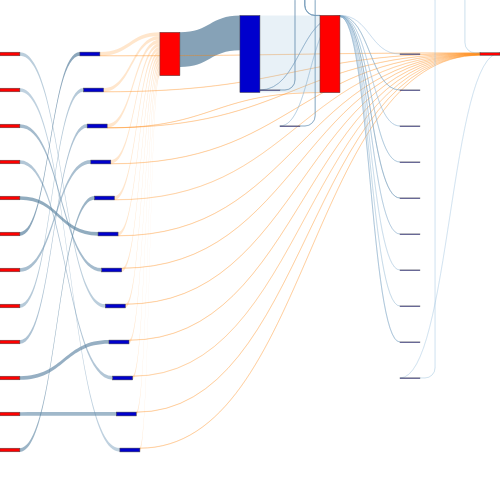

Notebook cell for this chart:
### Code cell
label_on=False # True False Partial

vfd_nodes, vfd_nodes_dict = vfd2sk.get_nodes_for_sankey(G_VFD, rm_tags=["PID", ""], label_on=label_on)

# print(vfd_nodes)

vfd_links = vfd2sk.get_links_for_sankey(G_VFD, vfd_nodes_dict, val_sqrt=True)

if DRAW_GRAPH:

    fig = go.Figure(go.Sankey( node = vfd_nodes, link = vfd_links, orientation='h'))

    width = 500
    height = 500

    fig.update_layout(
        autosize=False, width=width, height=height, font=dict(size=14),
        margin=dict(
            l=width/100, r=width/50,
            b=height/10, t=height/10,
            pad=1
        ),
        paper_bgcolor='rgba(0,0,0,0)',
        )

    fig.show()

    if label_on:
        save_html_path = f"{stat_path}/vfd-{(STAGE_END+1)}s-{test_name}-labeled-sankey-s{STAGE_END-STAGE_START+1}.html"
    else:
        save_html_path = f"{stat_path}/vfd-{(STAGE_END+1)}s-{test_name}-sankey-s{STAGE_END-STAGE_START+1}.html"

    fig.write_html(save_html_path)
    print(f"Sankey saved to {save_html_path}")

### Figure 1 — Plotly figure (JSON) as saved in the notebook; plotly's stock layout.template omitted (floating-point values rounded to 4 significant figures)
{"data": [{"link": {"color": ["rgba(83.33333333333333, 123.33333333333333, 153.33333333333331, 0.7)", "rgba(255, 128, 0, 0.2)", "rgba(255, 128, 0, 0.2)", "rgba(255, 128, 0, 0.2)", "rgba(255, 128, 0, 0.2)", "rgba(255, 128, 0, 0.2)", "rgba(255, 128, 0, 0.2)", "rgba(255, 128, 0, 0.2)", "rgba(255, 128, 0, 0.2)", "rgba(255, 128, 0, 0.2)", "rgba(255, 128, 0, 0.2)", "rgba(255, 128, 0, 0.2)", "rgba(255, 128, 0, 0.2)", "rgba(255, 128, 0, 0.2)", "rgba(255, 128, 0, 0.2)", "rgba(255, 128, 0, 0.2)", "rgba(255, 128, 0, 0.2)", "rgba(255, 128, 0, 0.2)", "rgba(255, 128, 0, 0.2)", "rgba(255, 128, 0, 0.2)", "rgba(255, 128, 0, 0.2)", "rgba(255, 128, 0, 0.2)", "rgba(255, 128, 0, 0.2)", "rgba(255, 128, 0, 0.2)", "rgba(255, 128, 0, 0.2)", "rgba(255, 128, 0, 0.2)", "rgba(147.70114942528735, 187.70114942528735, 217.70114942528735, 0.21724137931034485)", "rgba(112.66666666666666, 152.66666666666666, 182.66666666666666, 0.48000000000000004)", "rgba(115.33333333333334, 155.33333333333334, 185.33333333333334, 0.46)", "rgba(99.33333333333334, 139.33333333333334, 169.33333333333334, 0.5800000000000001)", "rgba(144.66666666666666, 184.66666666666666, 214.66666666666666, 0.24000000000000002)", "rgba(123.33333333333333, 163.33333333333334, 193.33333333333334, 0.4)", "rgba(136.66666666666666, 176.66666666666666, 206.66666666666666, 0.30000000000000004)", "rgba(128.66666666666666, 168.66666666666666, 198.66666666666666, 0.36)", "rgba(118.0, 158.0, 188.0, 0.44)", "rgba(120.66666666666667, 160.66666666666666, 190.66666666666666, 0.42000000000000004)", "rgba(131.33333333333334, 171.33333333333334, 201.33333333333334, 0.34)", "rgba(142.0, 182.0, 212.0, 0.26)", "rgba(139.33333333333334, 179.33333333333334, 209.33333333333334, 0.28)", "rgba(126.0, 166.0, 196.0, 0.38)", "rgba(134.0, 174.0, 204.0, 0.32)", "rgba(110.91954022988506, 150.91954022988506, 180.91954022988506, 0.49310344827586206)", "rgba(113.2183908045977, 153.2183908045977, 183.2183908045977, 0.47586206896551725)", "rgba(107.33333333333334, 147.33333333333334, 177.33333333333334, 0.52)", "rgba(88.66666666666666, 128.66666666666666, 158.66666666666666, 0.66)", "rgba(86.0, 126.0, 156.0, 0.6799999999999999)", "rgba(102.0, 142.0, 172.0, 0.56)", "rgba(110.0, 150.0, 180.0, 0.5)", "rgba(147.33333333333334, 187.33333333333334, 217.33333333333334, 0.22)", "rgba(145.4022988505747, 185.4022988505747, 215.4022988505747, 0.23448275862068968)", "rgba(104.66666666666666, 144.66666666666666, 174.66666666666666, 0.54)", "rgba(91.33333333333334, 131.33333333333334, 161.33333333333334, 0.64)", "rgba(96.66666666666666, 136.66666666666666, 166.66666666666666, 0.6000000000000001)", "rgba(94.0, 134.0, 164.0, 0.62)"], "label": ["Access Volume : 1.61 MB <br />Access Count : 49960 <br />Average Access Size : 32.14 B <br />HDF5 Data Access Count : 49730 <br />Average HDF5 Data Access Size : 314.88 B <br />HDF5 Metadata Access Count : 230 <br />Average HDF5 Metadata Access Size : 1.74 KB <br />Operation : write_only<br />Bandwidth : 12.85 MB/s", "Access Volume : 167.42 KB <br />Access Count : 4270 <br />Average Access Size : 39.21 B <br />HDF5 Data Access Count : 4040 <br />Average HDF5 Data Access Size : 334.42 B <br />HDF5 Metadata Access Count : 230 <br />Average HDF5 Metadata Access Size : 1.41 KB <br />Operation : read_only<br />Bandwidth : 12.45 MB/s", "Access Volume : 9.4 KB <br />Access Count : 1110 <br />Average Access Size : 8.47 B <br />HDF5 Data Access Count : 1000 <br />Average HDF5 Data Access Size : 6 B <br />HDF5 Metadata Access Count : 110 <br />Average HDF5 Metadata Access Size : 800 B <br />Operation : read_only<br />Bandwidth : 241 KB/s", "Access Volume : 167.42 KB <br />Access Count : 4270 <br />Average Access Size : 39.21 B <br />HDF5 Data Access Count : 4040 <br />Average HDF5 Data Access Size : 334.42 B <br />HDF5 Metadata Access Count : 230 <br />Average HDF5 Metadata Access Size : 1.41 KB <br />Operation : read_only<br />Bandwidth : 15.33 MB/s", "Access Volume : 9.4 KB <br />Access Count : 1110 <br />Average Access Size : 8.47 B <br />HDF5 Data Access Count : 1000 <br />Average HDF5 Data Access Size : 6 B <br />HDF5 Metadata Access Count : 110 <br />Average HDF5 Metadata Access Size : 800 B <br />Operation : read_only<br />Bandwidth : 237.09 KB/s", "Access Volume : 167.42 KB <br />Access Count : 4270 <br />Average Access Size : 39.21 B <br />HDF5 Data Access Count : 4040 <br />Average HDF5 Data Access Size : 334.42 B <br />HDF5 Metadata Access Count : 230 <br />Average HDF5 Metadata Access Size : 1.41 KB <br />Operation : read_only<br />Bandwidth : 15.65 MB/s", "Access Volume : 4.05 KB <br />Access Count : 110 <br />Average Access Size : 36.8 B <br />HDF5 Data Access Count : 0 <br />Average HDF5 Data Access Size : 0 <br />HDF5 Metadata Access Count : 110 <br />Average HDF5 Metadata Access Size : 368 B <br />Operation : read_only<br />Bandwidth : 137.91 KB/s", "Access Volume : 9.4 KB <br />Access Count : 1110 <br />Average Access Size : 8.47 B <br />HDF5 Data Access Count : 1000 <br />Average HDF5 Data Access Size : 6 B <br />HDF5 Metadata Access Count : 110 <br />Average HDF5 Metadata Access Size : 800 B <br />Operation : read_only<br />Bandwidth : 236.07 KB/s", "Access Volume : 167.42 KB <br />Access Count : 4270 <br />Average Access Size : 39.21 B <br />HDF5 Data Access Count : 4040 <br />Average HDF5 Data Access Size : 334.42 B <br />HDF5 Metadata Access Count : 230 <br />Average HDF5 Metadata Access Size : 1.41 KB <br />Operation : read_only<br />Bandwidth : 15 MB/s", "Access Volume : 9.4 KB <br />Access Count : 1110 <br />Average Access Size : 8.47 B <br />HDF5 Data Access Count : 1000 <br />Average HDF5 Data Access Size : 6 B <br />HDF5 Metadata Access Count : 110 <br />Average HDF5 Metadata Access Size : 800 B <br />Operation : read_only<br />Bandwidth : 235.22 KB/s", "Access Volume : 167.42 KB <br />Access Count : 4270 <br />Average Access Size : 39.21 B <br />HDF5 Data Access Count : 4040 <br />Average HDF5 Data Access Size : 334.42 B <br />HDF5 Metadata Access Count : 230 <br />Average HDF5 Metadata Access Size : 1.41 KB <br />Operation : read_only<br />Bandwidth : 15.41 MB/s", "Access Volume : 9.4 KB <br />Access Count : 1110 <br />Average Access Size : 8.47 B <br />HDF5 Data Access Count : 1000 <br />Average HDF5 Data Access Size : 6 B <br />HDF5 Metadata Access Count : 110 <br />Average HDF5 Metadata Access Size : 800 B <br />Operation : read_only<br />Bandwidth : 232.94 KB/s", "Access Volume : 167.42 KB <br />Access Count : 4270 <br />Average Access Size : 39.21 B <br />HDF5 Data Access Count : 4040 <br />Average HDF5 Data Access Size : 334.42 B <br />HDF5 Metadata Access Count : 230 <br />Average HDF5 Metadata Access Size : 1.41 KB <br />Operation : read_only<br />Bandwidth : 14.92 MB/s", "Access Volume : 9.4 KB <br />Access Count : 1110 <br />Average Access Size : 8.47 B <br />HDF5 Data Access Count : 1000 <br />Average HDF5 Data Access Size : 6 B <br />HDF5 Metadata Access Count : 110 <br />Average HDF5 Metadata Access Size : 800 B <br />Operation : read_only<br />Bandwidth : 230.66 KB/s", "Access Volume : 167.42 KB <br />Access Count : 4270 <br />Average Access Size : 39.21 B <br />HDF5 Data Access Count : 4040 <br />Average HDF5 Data Access Size : 334.42 B <br />HDF5 Metadata Access Count : 230 <br />Average HDF5 Metadata Access Size : 1.41 KB <br />Operation : read_only<br />Bandwidth : 14.85 MB/s", "Access Volume : 9.4 KB <br />Access Count : 1110 <br />Average Access Size : 8.47 B <br />HDF5 Data Access Count : 1000 <br />Average HDF5 Data Access Size : 6 B <br />HDF5 Metadata Access Count : 110 <br />Average HDF5 Metadata Access Size : 800 B <br />Operation : read_only<br />Bandwidth : 305.19 KB/s", "Access Volume : 167.42 KB <br />Access Count : 4270 <br />Average Access Size : 39.21 B <br />HDF5 Data Access Count : 4040 <br />Average HDF5 Data Access Size : 334.42 B <br />HDF5 Metadata Access Count : 230 <br />Average HDF5 Metadata Access Size : 1.41 KB <br />Operation : read_only<br />Bandwidth : 10.28 MB/s", "Access Volume : 9.4 KB <br />Access Count : 1110 <br />Average Access Size : 8.47 B <br />HDF5 Data Access Count : 1000 <br />Average HDF5 Data Access Size : 6 B <br />HDF5 Metadata Access Count : 110 <br />Average HDF5 Metadata Access Size : 800 B <br />Operation : read_only<br />Bandwidth : 301.33 KB/s", "Access Volume : 167.42 KB <br />Access Count : 4270 <br />Average Access Size : 39.21 B <br />HDF5 Data Access Count : 4040 <br />Average HDF5 Data Access Size : 334.42 B <br />HDF5 Metadata Access Count : 230 <br />Average HDF5 Metadata Access Size : 1.41 KB <br />Operation : read_only<br />Bandwidth : 14.6 MB/s", "Access Volume : 9.4 KB <br />Access Count : 1110 <br />Average Access Size : 8.47 B <br />HDF5 Data Access Count : 1000 <br />Average HDF5 Data Access Size : 6 B <br />HDF5 Metadata Access Count : 110 <br />Average HDF5 Metadata Access Size : 800 B <br />Operation : read_only<br />Bandwidth : 297.09 KB/s", "Access Volume : 167.42 KB <br />Access Count : 4270 <br />Average Access Size : 39.21 B <br />HDF5 Data Access Count : 4040 <br />Average HDF5 Data Access Size : 334.42 B <br />HDF5 Metadata Access Count : 230 <br />Average HDF5 Metadata Access Size : 1.41 KB <br />Operation : read_only<br />Bandwidth : 15.16 MB/s", "Access Volume : 9.4 KB <br />Access Count : 1110 <br />Average Access Size : 8.47 B <br />HDF5 Data Access Count : 1000 <br />Average HDF5 Data Access Size : 6 B <br />HDF5 Metadata Access Count : 110 <br />Average HDF5 Metadata Access Size : 800 B <br />Operation : read_only<br />Bandwidth : 293.43 KB/s", "Access Volume : 167.42 KB <br />Access Count : 4270 <br />Average Access Size : 39.21 B <br />HDF5 Data Access Count : 4040 <br />Average HDF5 Data Access Size : 334.42 B <br />HDF5 Metadata Access Count : 230 <br />Average HDF5 Metadata Access Size : 1.41 KB <br />Operation : read_only<br />Bandwidth : 14.78 MB/s", "Access Volume : 9.4 KB <br />Access Count : 1110 <br />Average Access Size : 8.47 B <br />HDF5 Data Access Count : 1000 <br />Average HDF5 Data Access Size : 6 B <br />HDF5 Metadata Access Count : 110 <br />Average HDF5 Metadata Access Size : 800 B <br />Operation : read_only<br />Bandwidth : 308.88 KB/s", "Access Volume : 167.42 KB <br />Access Count : 4270 <br />Average Access Size : 39.21 B <br />HDF5 Data Access Count : 4040 <br />Average HDF5 Data Access Size : 334.42 B <br />HDF5 Metadata Access Count : 230 <br />Average HDF5 Metadata Access Size : 1.41 KB <br />Operation : read_only<br />Bandwidth : 14.58 MB/s", "Access Volume : 9.4 KB <br />Access Count : 1110 <br />Average Access Size : 8.47 B <br />HDF5 Data Access Count : 1000 <br />Average HDF5 Data Access Size : 6 B <br />HDF5 Metadata Access Count : 110 <br />Average HDF5 Metadata Access Size : 800 B <br />Operation : read_only<br />Bandwidth : 308.05 KB/s", "Access Volume : 3.57 MB <br />Access Count : 312040 <br />Average Access Size : 11.43 B <br />HDF5 Data Access Count : 311850 <br />Average HDF5 Data Access Size : 113.33 B <br />HDF5 Metadata Access Count : 190 <br />Average HDF5 Metadata Access Size : 1.64 KB <br />Operation : read_only<br />Bandwidth : 45.2 KB/s", "Access Volume : 165.69 KB <br />Access Count : 4240 <br />Average Access Size : 39.08 B <br />HDF5 Data Access Count : 4020 <br />Average HDF5 Data Access Size : 336.08 B <br />HDF5 Metadata Access Count : 220 <br />Average HDF5 Metadata Access Size : 1.39 KB <br />Operation : write_only<br />Bandwidth : 7.64 MB/s", "Access Volume : 165.69 KB <br />Access Count : 4240 <br />Average Access Size : 39.08 B <br />HDF5 Data Access Count : 4020 <br />Average HDF5 Data Access Size : 336.08 B <br />HDF5 Metadata Access Count : 220 <br />Average HDF5 Metadata Access Size : 1.39 KB <br />Operation : write_only<br />Bandwidth : 7.6 MB/s", "Access Volume : 165.69 KB <br />Access Count : 4240 <br />Average Access Size : 39.08 B <br />HDF5 Data Access Count : 4020 <br />Average HDF5 Data Access Size : 336.08 B <br />HDF5 Metadata Access Count : 220 <br />Average HDF5 Metadata Access Size : 1.39 KB <br />Operation : write_only<br />Bandwidth : 7.99 MB/s", "Access Volume : 9.57 KB <br />Access Count : 90 <br />Average Access Size : 106.34 B <br />HDF5 Data Access Count : 20 <br />Average HDF5 Data Access Size : 4.1 KB <br />HDF5 Metadata Access Count : 70 <br />Average HDF5 Metadata Access Size : 197 B <br />Operation : write_only<br />Bandwidth : 450.59 KB/s", "Access Volume : 5.21 KB <br />Access Count : 120 <br />Average Access Size : 43.4 B <br />HDF5 Data Access Count : 30 <br />Average HDF5 Data Access Size : 1.06 KB <br />HDF5 Metadata Access Count : 90 <br />Average HDF5 Metadata Access Size : 226.67 B <br />Operation : write_only<br />Bandwidth : 1.34 MB/s", "Access Volume : 5.21 KB <br />Access Count : 120 <br />Average Access Size : 43.4 B <br />HDF5 Data Access Count : 30 <br />Average HDF5 Data Access Size : 1.06 KB <br />HDF5 Metadata Access Count : 90 <br />Average HDF5 Metadata Access Size : 226.67 B <br />Operation : write_only<br />Bandwidth : 834.48 KB/s", "Access Volume : 5.21 KB <br />Access Count : 120 <br />Average Access Size : 43.4 B <br />HDF5 Data Access Count : 30 <br />Average HDF5 Data Access Size : 1.06 KB <br />HDF5 Metadata Access Count : 90 <br />Average HDF5 Metadata Access Size : 226.67 B <br />Operation : write_only<br />Bandwidth : 1.07 MB/s", "Access Volume : 5.21 KB <br />Access Count : 120 <br />Average Access Size : 43.4 B <br />HDF5 Data Access Count : 30 <br />Average HDF5 Data Access Size : 1.06 KB <br />HDF5 Metadata Access Count : 90 <br />Average HDF5 Metadata Access Size : 226.67 B <br />Operation : write_only<br />Bandwidth : 1.71 MB/s", "Access Volume : 5.21 KB <br />Access Count : 120 <br />Average Access Size : 43.4 B <br />HDF5 Data Access Count : 30 <br />Average HDF5 Data Access Size : 1.06 KB <br />HDF5 Metadata Access Count : 90 <br />Average HDF5 Metadata Access Size : 226.67 B <br />Operation : write_only<br />Bandwidth : 1.56 MB/s", "Access Volume : 5.21 KB <br />Access Count : 120 <br />Average Access Size : 43.4 B <br />HDF5 Data Access Count : 30 <br />Average HDF5 Data Access Size : 1.06 KB <br />HDF5 Metadata Access Count : 90 <br />Average HDF5 Metadata Access Size : 226.67 B <br />Operation : write_only<br />Bandwidth : 932.33 KB/s", "Access Volume : 5.21 KB <br />Access Count : 120 <br />Average Access Size : 43.4 B <br />HDF5 Data Access Count : 30 <br />Average HDF5 Data Access Size : 1.06 KB <br />HDF5 Metadata Access Count : 90 <br />Average HDF5 Metadata Access Size : 226.67 B <br />Operation : write_only<br />Bandwidth : 467.29 KB/s", "Access Volume : 5.21 KB <br />Access Count : 120 <br />Average Access Size : 43.4 B <br />HDF5 Data Access Count : 30 <br />Average HDF5 Data Access Size : 1.06 KB <br />HDF5 Metadata Access Count : 90 <br />Average HDF5 Metadata Access Size : 226.67 B <br />Operation : write_only<br />Bandwidth : 564.06 KB/s", "Access Volume : 5.21 KB <br />Access Count : 120 <br />Average Access Size : 43.4 B <br />HDF5 Data Access Count : 30 <br />Average HDF5 Data Access Size : 1.06 KB <br />HDF5 Metadata Access Count : 90 <br />Average HDF5 Metadata Access Size : 226.67 B <br />Operation : write_only<br />Bandwidth : 1.16 MB/s", "Access Volume : 5.21 KB <br />Access Count : 120 <br />Average Access Size : 43.4 B <br />HDF5 Data Access Count : 30 <br />Average HDF5 Data Access Size : 1.06 KB <br />HDF5 Metadata Access Count : 90 <br />Average HDF5 Metadata Access Size : 226.67 B <br />Operation : write_only<br />Bandwidth : 899.02 KB/s", "Access Volume : 6.51 KB <br />Access Count : 130 <br />Average Access Size : 50.09 B <br />HDF5 Data Access Count : 30 <br />Average HDF5 Data Access Size : 1.06 KB <br />HDF5 Metadata Access Count : 100 <br />Average HDF5 Metadata Access Size : 334.4 B <br />Operation : read_only<br />Bandwidth : 1.76 MB/s", "Access Volume : 6.51 KB <br />Access Count : 130 <br />Average Access Size : 50.09 B <br />HDF5 Data Access Count : 30 <br />Average HDF5 Data Access Size : 1.06 KB <br />HDF5 Metadata Access Count : 100 <br />Average HDF5 Metadata Access Size : 334.4 B <br />Operation : read_only<br />Bandwidth : 1.29 MB/s", "Access Volume : 165.69 KB <br />Access Count : 4240 <br />Average Access Size : 39.08 B <br />HDF5 Data Access Count : 4020 <br />Average HDF5 Data Access Size : 336.08 B <br />HDF5 Metadata Access Count : 220 <br />Average HDF5 Metadata Access Size : 1.39 KB <br />Operation : write_only<br />Bandwidth : 7.8 MB/s", "Access Volume : 165.69 KB <br />Access Count : 4240 <br />Average Access Size : 39.08 B <br />HDF5 Data Access Count : 4020 <br />Average HDF5 Data Access Size : 336.08 B <br />HDF5 Metadata Access Count : 220 <br />Average HDF5 Metadata Access Size : 1.39 KB <br />Operation : write_only<br />Bandwidth : 8.45 MB/s", "Access Volume : 165.69 KB <br />Access Count : 4240 <br />Average Access Size : 39.08 B <br />HDF5 Data Access Count : 4020 <br />Average HDF5 Data Access Size : 336.08 B <br />HDF5 Metadata Access Count : 220 <br />Average HDF5 Metadata Access Size : 1.39 KB <br />Operation : write_only<br />Bandwidth : 8.69 MB/s", "Access Volume : 165.69 KB <br />Access Count : 4240 <br />Average Access Size : 39.08 B <br />HDF5 Data Access Count : 4020 <br />Average HDF5 Data Access Size : 336.08 B <br />HDF5 Metadata Access Count : 220 <br />Average HDF5 Metadata Access Size : 1.39 KB <br />Operation : write_only<br />Bandwidth : 7.84 MB/s", "Access Volume : 165.69 KB <br />Access Count : 4240 <br />Average Access Size : 39.08 B <br />HDF5 Data Access Count : 4020 <br />Average HDF5 Data Access Size : 336.08 B <br />HDF5 Metadata Access Count : 220 <br />Average HDF5 Metadata Access Size : 1.39 KB <br />Operation : write_only<br />Bandwidth : 7.7 MB/s", "Access Volume : 9.57 KB <br />Access Count : 90 <br />Average Access Size : 106.34 B <br />HDF5 Data Access Count : 20 <br />Average HDF5 Data Access Size : 4.1 KB <br />HDF5 Metadata Access Count : 70 <br />Average HDF5 Metadata Access Size : 197 B <br />Operation : write_only<br />Bandwidth : 413.17 KB/s", "Access Volume : 4.95 KB <br />Access Count : 60 <br />Average Access Size : 82.47 B <br />HDF5 Data Access Count : 10 <br />Average HDF5 Data Access Size : 4.1 KB <br />HDF5 Metadata Access Count : 50 <br />Average HDF5 Metadata Access Size : 170.4 B <br />Operation : read_only<br />Bandwidth : 95.92 KB/s", "Access Volume : 165.69 KB <br />Access Count : 4240 <br />Average Access Size : 39.08 B <br />HDF5 Data Access Count : 4020 <br />Average HDF5 Data Access Size : 336.08 B <br />HDF5 Metadata Access Count : 220 <br />Average HDF5 Metadata Access Size : 1.39 KB <br />Operation : write_only<br />Bandwidth : 7.83 MB/s", "Access Volume : 165.69 KB <br />Access Count : 4240 <br />Average Access Size : 39.08 B <br />HDF5 Data Access Count : 4020 <br />Average HDF5 Data Access Size : 336.08 B <br />HDF5 Metadata Access Count : 220 <br />Average HDF5 Metadata Access Size : 1.39 KB <br />Operation : write_only<br />Bandwidth : 8.39 MB/s", "Access Volume : 165.69 KB <br />Access Count : 4240 <br />Average Access Size : 39.08 B <br />HDF5 Data Access Count : 4020 <br />Average HDF5 Data Access Size : 336.08 B <br />HDF5 Metadata Access Count : 220 <br />Average HDF5 Metadata Access Size : 1.39 KB <br />Operation : write_only<br />Bandwidth : 8.01 MB/s", "Access Volume : 165.69 KB <br />Access Count : 4240 <br />Average Access Size : 39.08 B <br />HDF5 Data Access Count : 4020 <br />Average HDF5 Data Access Size : 336.08 B <br />HDF5 Metadata Access Count : 220 <br />Average HDF5 Metadata Access Size : 1.39 KB <br />Operation : write_only<br />Bandwidth : 8.06 MB/s"], "source": [0, 1, 1, 2, 2, 3, 3, 3, 4, 4, 5, 5, 6, 6, 7, 7, 8, 8, 9, 9, 10, 10, 11, 11, 12, 12, 13, 14, 15, 16, 17, 17, 17, 17, 17, 17, 17, 17, 17, 17, 17, 23, 28, 29, 30, 31, 32, 33, 34, 35, 36, 37, 38, 39], "target": [13, 0, 34, 0, 34, 0, 17, 34, 0, 34, 0, 34, 0, 34, 0, 34, 0, 34, 0, 34, 0, 34, 0, 34, 0, 34, 17, 8, 12, 7, 18, 19, 20, 21, 22, 23, 24, 25, 26, 27, 28, 17, 17, 10, 6, 1, 4, 2, 35, 34, 3, 9, 11, 5], "value": [1605823, 167424, 9400, 167424, 9400, 167424, 4048, 9400, 167424, 9400, 167424, 9400, 167424, 9400, 167424, 9400, 167424, 9400, 167424, 9400, 167424, 9400, 167424, 9400, 167424, 9400, 3565369, 165688, 165688, 165688, 9571, 5208, 5208, 5208, 5208, 5208, 5208, 5208, 5208, 5208, 5208, 6512, 6512, 165688, 165688, 165688, 165688, 165688, 9571, 4948, 165688, 165688, 165688, 165688]}, "node": {"color": ["Red", "MediumBlue", "MediumBlue", "MediumBlue", "MediumBlue", "MediumBlue", "MediumBlue", "MediumBlue", "MediumBlue", "MediumBlue", "MediumBlue", "MediumBlue", "MediumBlue", "MediumBlue", "Red", "Red", "Red", "Red", "MediumBlue", "MediumBlue", "MediumBlue", "MediumBlue", "MediumBlue", "MediumBlue", "MediumBlue", "MediumBlue", "MediumBlue", "MediumBlue", "MediumBlue", "Red", "Red", "Red", "Red", "Red", "Red", "MediumBlue", "Red", "Red", "Red", "Red"], "label": [], "x": [0.34, 0.175, 0.1825, 0.19, 0.1975, 0.205, 0.2125, 0.22, 0.2275, 0.235, 0.2425, 0.25, 0.2575, 0.505, 0.01, 0.01, 0.01, 0.67, 0.835, 0.835, 0.835, 0.835, 0.835, 0.5463, 0.835, 0.835, 0.835, 0.835, 0.5875, 0.01, 0.01, 0.01, 0.01, 0.01, 1.0, 0.835, 0.01, 0.01, 0.01, 0.01], "y": [0.01, 0.01, 0.1, 0.19, 0.28, 0.37, 0.46, 0.55, 0.64, 0.73, 0.82, 0.91, 1, 0.01, 0.01, 0.1, 0.19, 0.01, 0.01, 0.1, 0.19, 0.28, 0.37, 0.1, 0.46, 0.55, 0.64, 0.73, 0.19, 0.28, 0.37, 0.46, 0.55, 0.64, 0.01, 0.82, 0.73, 0.82, 0.91, 1]}, "orientation": "h", "type": "sankey"}], "layout": {"autosize": false, "font": {"size": 14}, "height": 500, "margin": {"b": 50, "l": 5, "pad": 1, "r": 10, "t": 50}, "paper_bgcolor": "rgba(0,0,0,0)", "width": 500}}
